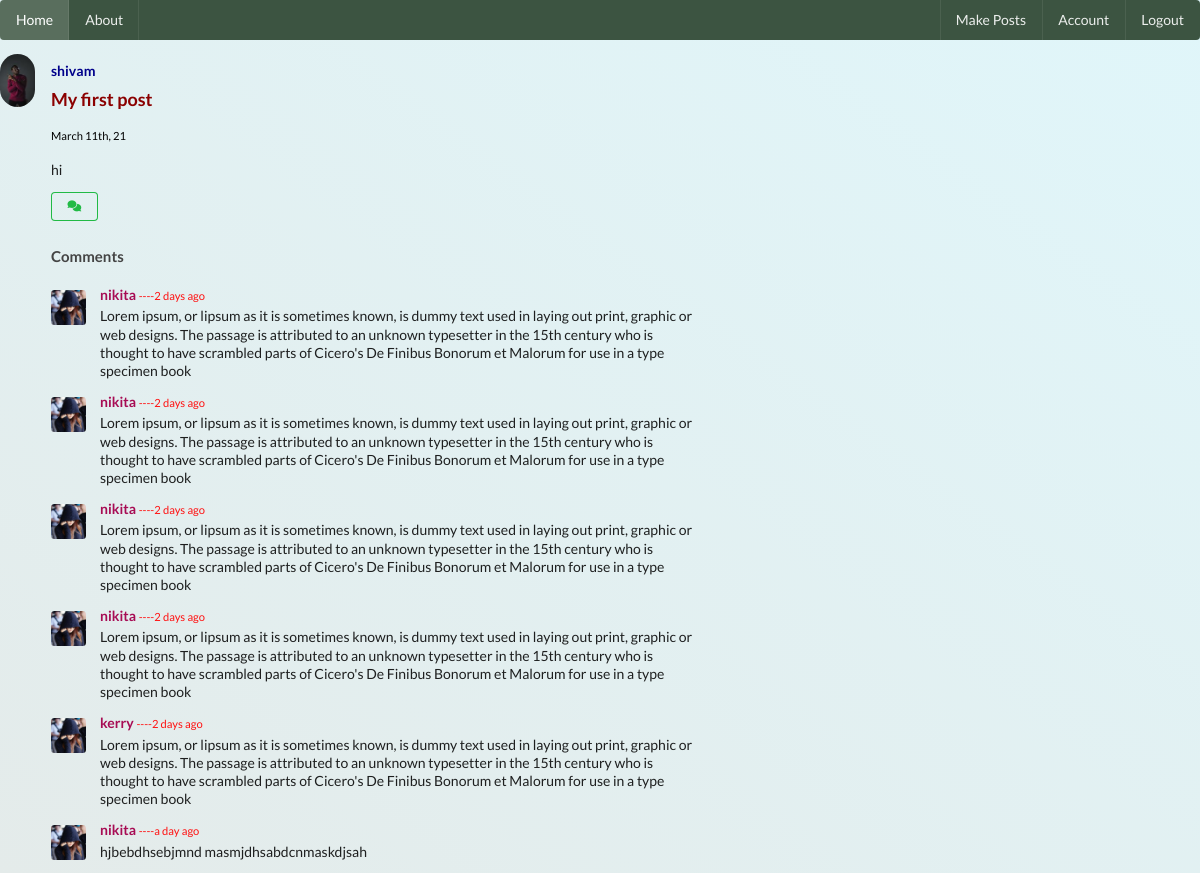
The app's page /post/3 (signed in) with its own data.
### social_media/models.py (models this page shows, shortened)
class User(db.Model, UserMixin):
    id = db.Column(db.Integer, primary_key = True)
    username = db.Column(db.String(20), nullable = False, unique = True)
    email = db.Column(db.String(50), nullable = False, unique = True)
    image_file =db.Column(db.String(20), nullable = False, default = 'default.jpg')
    password = db.Column(db.String(60), nullable = False)
    posts = db.relationship("Post", backref ='author', lazy = True,cascade="all,delete")
    last_seen = db.Column(db.DateTime, default = datetime.utcnow)
    followed = db.relationship(
        'User', secondary = followers,
        primaryjoin = (followers.c.follower_id == id),
        secondaryjoin = (followers.c.followed_id == id),
        backref = db.backref('followers', lazy ='dynamic'), lazy = 'dynamic')

class Post(db.Model):
    __searchable__=['content']
    id = db.Column(db.Integer, primary_key = True)
    title = db.Column(db.String(100),nullable=False)
    date_posted = db.Column(db.DateTime, nullable=False, default = datetime.utcnow)
    content = db.Column(db.Text, nullable = False)
    user_id = db.Column(db.Integer, db.ForeignKey('user.id'), nullable=False)
    comments = db.relationship('Comment', backref = 'article', lazy = True, cascade="all,delete")

class Comment(db.Model):
    id = db.Column(db.Integer, primary_key = True)
    commented_user = db.Column(db.String(20),nullable=True)
    body = db.Column(db.String(60), nullable=False)
    timestamp = db.Column(db.DateTime, nullable=False, default=datetime.utcnow)
    post_id = db.Column(db.Integer, db.ForeignKey('post.id'),nullable = False)

### social_media/post/routes.py (the view)
@posts.route('/post/<int:post_id>')
@login_required
def post(post_id):
    post = Post.query.get_or_404(post_id)
    return render_template('post.html', title = post.title, post =post)

### social_media/models.py (called while the page is built)
@login_manager.user_loader
def load_user(user_id):
    return User.query.get(int(user_id))

### social_media/templates/post.html (shortened to what this page needs)
{% extends 'base.html' %}
{% block content %}
<div class="ui feed">
    <div class="event" >
      <div class="label">
        <img class="ui small circular image" src="{{ url_for('static', filename = 'profile/' + post.author.image_file) }}">
      </div>
      <div class="content">
        <div class="summary">
          <a class="user" style="color: darkblue;" href="{{ url_for('users.user_posts_info',username = post.author.username ) }}">
            {{ post.author.username }}
          </a>
        </div>
        <div class="extra text">
          <h3><a  href="{{ url_for('posts.post', post_id = post.id) }}" style="color: darkred;">{{ post.title }}</a></h3>
         <p>  <small style="color: black;">{{ moment(post.date_posted).format("MMMM Do, YY") }}</small>
          </p>
         <div class="text">
          {{ post.content }}
         </div>
      {% if post.author == current_user %}
      <div>
          <a class="ui mini positive basic button" href="{{ url_for('posts.post_update',post_id = post.id) }}">Update</a>
          <button class="ui mini negative basic button" href="#" onclick="return renderModal()">Delete</button>
        </div>
        {% else %}
        </div>
  <div>
        <a  style="margin-top: 1%;" class="ui mini positive basic button" href="{{ url_for('comments.post_comment', post_id = post.id) }}" ><i class="fas fa-comments"></i></a>
      </div>
        {% endif %}
        {% if post.comments %}
            <h4>Comments</h4>
            <div class="ui comments">
              {% for comment in post.comments %}
              <div class="comment">
                <a class="avatar">
                  <img src="{{ url_for('static', filename = 'profile/' + 'default.jpg') }}">
                </a>
                <div class="content">
                  <a class="author" href="{{ url_for('users.user_posts_info',username = comment.commented_user ) }}" style="color: rgb(167, 12, 84);">{{ comment.commented_user }}</a>
                 <small style="color: rgb(255, 17, 17);">----{{ moment(comment.timestamp).fromNow() }}</small>
                  <div class="text">
                    {{ comment.body }}
                  </div>
                  </div>
                  {% endfor %}
                  </div>
        {% endif %}
      </div>
{% endblock %}

### social_media/static/css/style.css (style rules this page uses)
body { background: linear-gradient(to right top, #e4ebea, #e0f6fa); color: #333333; }
h1, h2, h3, h4, h5, h6 { color: #444444; }

### records on screen
User: image_file (picture), author.username "shivam"
Post: title "My first post", date_posted "March 11th, 21", content "hi"
Comment: commented_user "nikita", timestamp "2 days ago", body "Lorem ipsum, or lipsum as it is sometimes known, is dummy text used in laying out print, graphic or web designs. The passage is attributed to an unknown typesetter in the 15th century who is thought to have scrambled parts of Cicero's De Finibus Bonorum et Malorum for use in a type specimen book"
Comment: commented_user "nikita", timestamp "2 days ago", body "Lorem ipsum, or lipsum as it is sometimes known, is dummy text used in laying out print, graphic or web designs. The passage is attributed to an unknown typesetter in the 15th century who is thought to have scrambled parts of Cicero's De Finibus Bonorum et Malorum for use in a type specimen book"
Comment: commented_user "nikita", timestamp "2 days ago", body "Lorem ipsum, or lipsum as it is sometimes known, is dummy text used in laying out print, graphic or web designs. The passage is attributed to an unknown typesetter in the 15th century who is thought to have scrambled parts of Cicero's De Finibus Bonorum et Malorum for use in a type specimen book"
Comment: commented_user "nikita", timestamp "2 days ago", body "Lorem ipsum, or lipsum as it is sometimes known, is dummy text used in laying out print, graphic or web designs. The passage is attributed to an unknown typesetter in the 15th century who is thought to have scrambled parts of Cicero's De Finibus Bonorum et Malorum for use in a type specimen book"
Comment: commented_user "kerry", timestamp "2 days ago", body "Lorem ipsum, or lipsum as it is sometimes known, is dummy text used in laying out print, graphic or web designs. The passage is attributed to an unknown typesetter in the 15th century who is thought to have scrambled parts of Cicero's De Finibus Bonorum et Malorum for use in a type specimen book"
Comment: commented_user "nikita", timestamp "a day ago", body "hjbebdhsebjmnd masmjdhsabdcnmaskdjsah"
